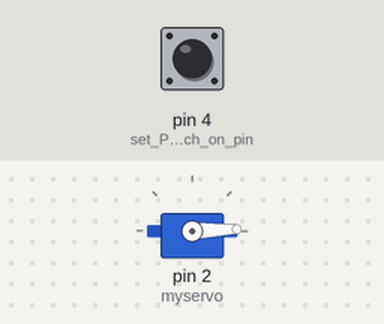
A sketch run on a simulated Arduino Uno, built with avr-gcc and run on an emulated ATmega328P. Shown: servo. The inputs (shaded band) are chosen by the test bench; at power-on: pin 4 (set_PULLUP_switch_on_pin) HIGH.

Above: at 2.8 s.
2.9 s: pin 4 (set_PULLUP_switch_on_pin) pulled LOW for 3.2 s
At 3.4 s:
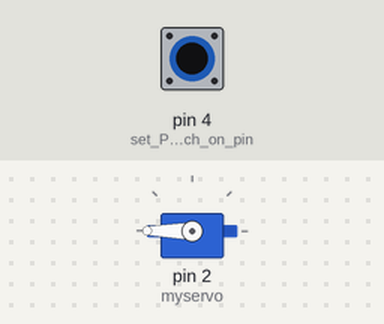
Timing chart, 0 to 8.0 s (numbered marks = the images above; inputs shaded):
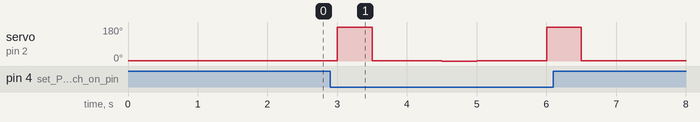

Measured:
- after the input at 2.9 s, servo on pin 2 (myservo): 2° → 180° after 0.10 s, → 2° 0.50 s later, → 0° 1.0 s later, → 2° 0.50 s later, … (6 changes in this stretch)

The sketch:

switch_INPUT_PULLUP_servo.ino
```cpp
#include <Servo.h>

Servo myservo;  // create servo object to control a servo
 int op = 0;

void setup() {
  myservo.attach(2);  // attaches the servo on GIO2 to the servo object
  pinMode(4, INPUT_PULLUP); //set PULLUP switch on pin GIO4 (D4) on wemos
  myservo.write(0); //set serwo to min position on start
}

void loop() {
 int pos;
myservo.write(2);//set servo to min position
delay(1000);
  if((digitalRead(4) == LOW) && (op==0)){
    myservo.write(180);//set servo to max position
    op=1;
    delay(500);
  }
  else{
    if((digitalRead(4) == LOW) && (op==1)){
      myservo.write(0);//set servo to min position
      op=0;
      delay(500);
    }
  }

}
```
